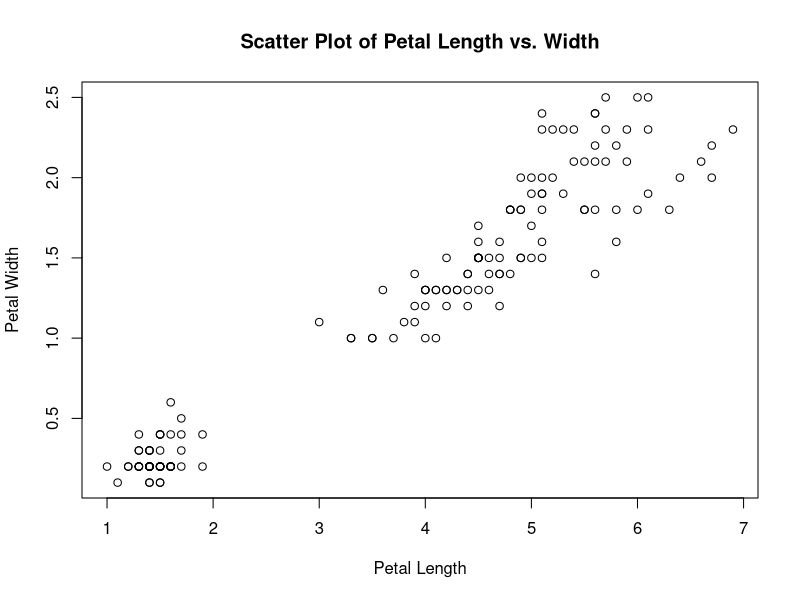
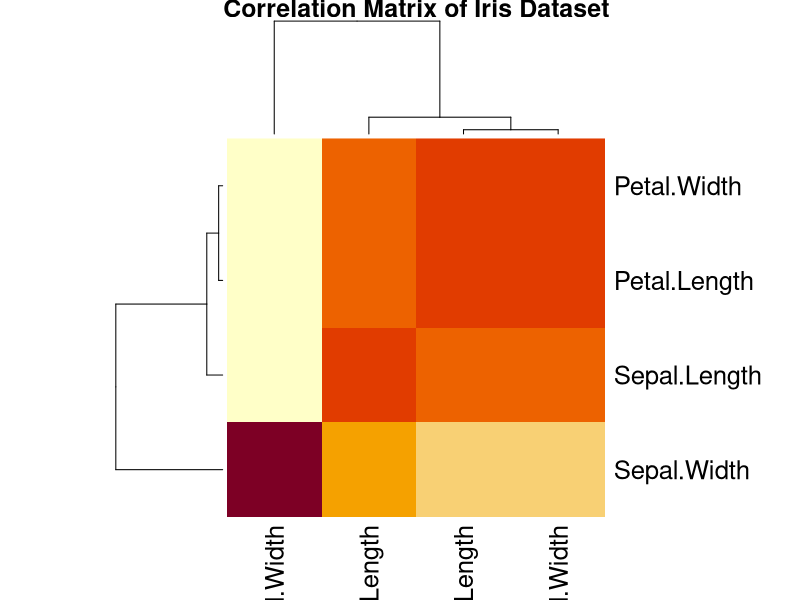

The R source for these figures, in order:
# Data exploration of Iris Dataset
data(iris) #Load Iris dataset

# Display the structure of the dataset
str(iris)

# Calculate and print the summary statistics
summary(iris)

plot(iris$Petal.Length, iris$Petal.Width, xlab = "Petal Length", ylab = "Petal Width", 
     main = "Scatter Plot of Petal Length vs. Width")

# Calculate the correlation matrix
cor_matrix <- cor(iris[, c("Sepal.Length", "Sepal.Width", "Petal.Length", "Petal.Width")])

# Visualize the the correlations
heatmap(cor_matrix, main = "Correlation Matrix of Iris Dataset")
